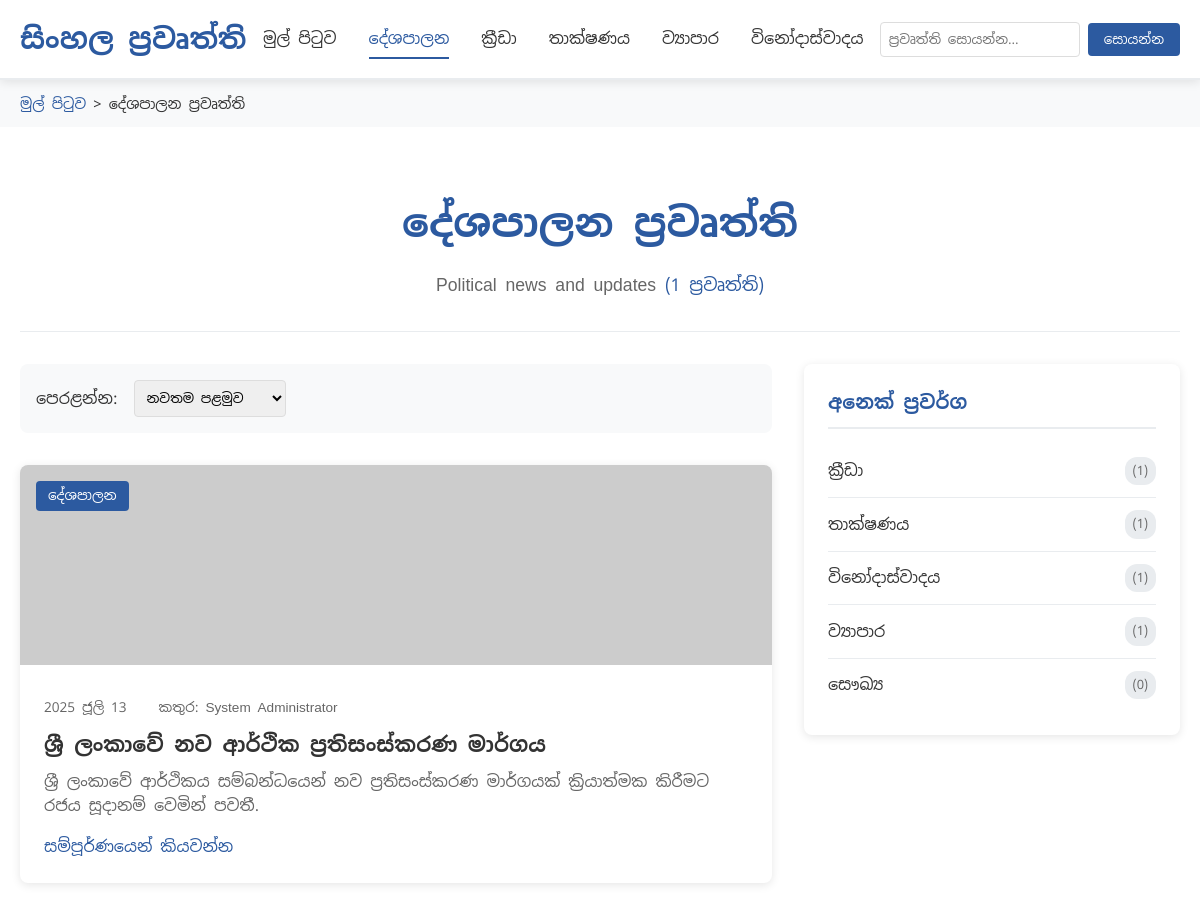
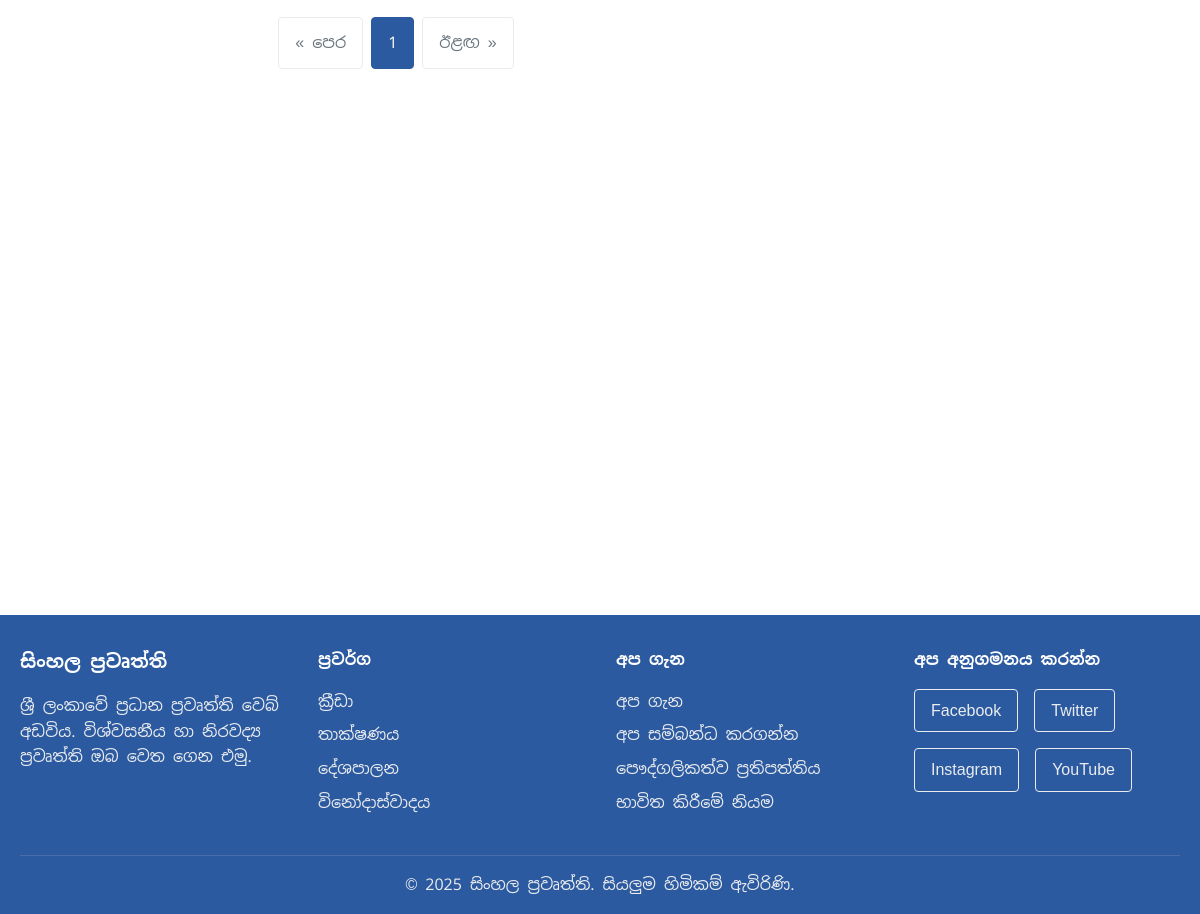
The app's page /category_db.php?cat=politics with its own data (2 pictures, top to bottom).
### tables this page shows
CREATE TABLE categories (
    id INT AUTO_INCREMENT PRIMARY KEY,
    name VARCHAR(100) NOT NULL,
    name_sinhala VARCHAR(100) NOT NULL,
    slug VARCHAR(100) UNIQUE NOT NULL,
    description TEXT,
    article_count INT DEFAULT 0,
    created_at TIMESTAMP DEFAULT CURRENT_TIMESTAMP,
    updated_at TIMESTAMP DEFAULT CURRENT_TIMESTAMP ON UPDATE CURRENT_TIMESTAMP
);

CREATE TABLE articles (
    id INT AUTO_INCREMENT PRIMARY KEY,
    title VARCHAR(255) NOT NULL,
    slug VARCHAR(255) UNIQUE NOT NULL,
    summary TEXT,
    content LONGTEXT NOT NULL,
    category_id INT,
    author_id INT,
    image_url VARCHAR(500),
    status ENUM('draft', 'published', 'archived') DEFAULT 'draft',
    featured BOOLEAN DEFAULT FALSE,
    views INT DEFAULT 0,
    created_at TIMESTAMP DEFAULT CURRENT_TIMESTAMP,
    updated_at TIMESTAMP DEFAULT CURRENT_TIMESTAMP ON UPDATE CURRENT_TIMESTAMP,
    published_at TIMESTAMP NULL,
    FOREIGN KEY (category_id) REFERENCES categories(id) ON DELETE SET NULL,
    FOREIGN KEY (author_id) REFERENCES users(id) ON DELETE SET NULL,
    INDEX idx_status (status),
    INDEX idx_category (category_id),
    INDEX idx_featured (featured),
    INDEX idx_published_at (published_at),
    FULLTEXT(title, summary, content)
);

CREATE TABLE users (
    id INT AUTO_INCREMENT PRIMARY KEY,
    username VARCHAR(50) UNIQUE NOT NULL,
    email VARCHAR(100) UNIQUE NOT NULL,
    password_hash VARCHAR(255) NOT NULL,
    full_name VARCHAR(100),
    role ENUM('admin', 'editor', 'author') DEFAULT 'author',
    status ENUM('active', 'inactive') DEFAULT 'active',
    created_at TIMESTAMP DEFAULT CURRENT_TIMESTAMP,
    updated_at TIMESTAMP DEFAULT CURRENT_TIMESTAMP ON UPDATE CURRENT_TIMESTAMP
);

### includes/Database.php (called while the page is built, shortened)
<?php
class Database {
    private $connection;
    private $host;
    private $username;
    private $password;
    private $database;
    public function __construct() {
        $this->host = DB_HOST;
        $this->username = DB_USERNAME;
        $this->password = DB_PASSWORD;
        $this->database = DB_NAME;
    }
    private function connect() {
        try {
            $this->connection = new mysqli($this->host, $this->username, $this->password, $this->database);
            $this->connection->set_charset(DB_CHARSET);
        } catch (Exception $e) {
            error_log("Database connection error: " . $e->getMessage());
            throw $e;
        }
    }
    private function execute($query, $params = []) {
        $stmt = $this->connection->prepare($query);
        if (!empty($params)) {
            $types = '';
            foreach ($params as $param) {
                if (is_int($param)) {
                    $types .= 'i';
                } elseif (is_float($param)) {
                    $types .= 'd';
                } else {
                    $types .= 's';
                }
            }
            $stmt->bind_param($types, ...$params);
        }
        if (!$stmt->execute()) {
            throw new Exception("Execute failed: " . $stmt->error);
        }
        return $stmt;
    }
    public function getArticlesByCategory($category_slug, $page = 1, $limit = ARTICLES_PER_PAGE) {
        $offset = ($page - 1) * $limit;
        $query = "SELECT a.*, c.name_sinhala as category_name, u.full_name as author_name
                  FROM articles a
                  JOIN categories c ON a.category_id = c.id
                  LEFT JOIN users u ON a.author_id = u.id
                  WHERE c.slug = ? AND a.status = 'published'
                  ORDER BY a.published_at DESC, a.created_at DESC
                  LIMIT ? OFFSET ?";
        $stmt = $this->execute($query, [$category_slug, $limit, $offset]);
        $result = $stmt->get_result();
        return $result->fetch_all(MYSQLI_ASSOC);
    }
    public function getCategories() {
        $query = "SELECT * FROM categories ORDER BY name_sinhala";
        $stmt = $this->execute($query);
        $result = $stmt->get_result();
        return $result->fetch_all(MYSQLI_ASSOC);
    }
    public function getCategoryBySlug($slug) {
        $query = "SELECT * FROM categories WHERE slug = ?";
        $stmt = $this->execute($query, [$slug]);
        $result = $stmt->get_result();
        return $result->fetch_assoc();
    }
}
?>

### includes/config.php (called while the page is built, shortened)
<?php
require_once __DIR__ . '/Database.php';
function sanitize_input($data) {
    return htmlspecialchars(trim($data), ENT_QUOTES, 'UTF-8');
}
function format_date($date, $format = 'Y-m-d H:i:s') {
    $datetime = new DateTime($date);
    return $datetime->format($format);
}
?>

### category_db.php (the view, shortened to what this page needs)
<?php
require_once 'includes/config.php';
$category_slug = sanitize_input($_GET['cat'] ?? '');
try {
    $db = new Database();
    $category = $db->getCategoryBySlug($category_slug);
    $page = max(1, (int)($_GET['page'] ?? 1));
    $limit = ARTICLES_PER_PAGE;
    $articles = $db->getArticlesByCategory($category_slug, $page, $limit);
    $all_categories = $db->getCategories();
} catch (Exception $e) {
    error_log("Category page error: " . $e->getMessage());
    $category = null;
    $articles = [];
    $all_categories = [];
    $popular_articles = [];
}
?>
<!DOCTYPE html>
<html lang="si">
<head>
    <link rel="stylesheet" href="assets/css/style.css">
</head>
<body>
    <header class="header">
        <div class="container">
            <div class="header-content">
                <div class="logo">
                    <h1><a href="index_db.php" style="text-decoration: none; color: inherit;"><?= SITE_TITLE ?></a></h1>
                </div>
                <nav class="nav">
                    <ul class="nav-list">
                        <li><a href="index_db.php">මුල් පිටුව</a></li>
                        <li><a href="category_db.php?cat=politics" <?= $category_slug === 'politics' ? 'class="active"' : '' ?>>දේශපාලන</a></li>
                        <li><a href="category_db.php?cat=sports" <?= $category_slug === 'sports' ? 'class="active"' : '' ?>>ක්‍රීඩා</a></li>
                        <li><a href="category_db.php?cat=technology" <?= $category_slug === 'technology' ? 'class="active"' : '' ?>>තාක්ෂණය</a></li>
                        <li><a href="category_db.php?cat=business" <?= $category_slug === 'business' ? 'class="active"' : '' ?>>ව්‍යාපාර</a></li>
                        <li><a href="category_db.php?cat=entertainment" <?= $category_slug === 'entertainment' ? 'class="active"' : '' ?>>විනෝදාස්වාදය</a></li>
                    </ul>
                </nav>
                <div class="search-box">
                    <form action="search_db.php" method="GET">
                        <input type="text" name="q" id="searchInput" placeholder="ප්‍රවෘත්ති සොයන්න..." required>
                        <button type="submit" id="searchBtn">සොයන්න</button>
                    </form>
                </div>
            </div>
        </div>
    </header>
    <nav class="breadcrumb">
        <div class="container">
            <a href="index_db.php">මුල් පිටුව</a> &gt;
            <span><?= $category ? htmlspecialchars($category['name_sinhala']) : 'ප්‍රවර්ගය' ?> ප්‍රවෘත්ති</span>
        </div>
    </nav>
    <main class="main">
        <div class="container">
            <div class="category-header">
                <h1 class="category-title"><?= $category ? htmlspecialchars($category['name_sinhala']) : 'ප්‍රවර්ගය' ?> ප්‍රවෘත්ති</h1>
                <p class="category-description">
                    <?php if ($category): ?>
                        <?= htmlspecialchars($category['description'] ?? '') ?>
                        <span class="article-count">(<?= $category['article_count'] ?> ප්‍රවෘත්ති)</span>
                    <?php else: ?>
                        ප්‍රවර්ගය සොයා ගත නොහැක
                    <?php endif; ?>
                </p>
            </div>
            <div class="content-grid">
                <section class="articles-list">
                    <?php if (!empty($articles)): ?>
                        <div class="category-filters">
                            <label for="sortBy">පෙරළන්න:</label>
                            <select id="sortBy" onchange="sortArticles(this.value)">
                                <option value="newest">නවතම පළමුව</option>
                            </select>
                        </div>
                        <div class="articles-grid" id="articlesGrid">
                            <?php foreach ($articles as $article): ?>
                                <article class="category-article">
                                    <div class="article-image">
                                        <img src="<?= htmlspecialchars($article['image_url'] ?? 'https://via.placeholder.com/400x250/f8f9fa/6c757d?text=News') ?>"
                                             alt="<?= htmlspecialchars($article['title']) ?>">
                                        <div class="article-category"><?= htmlspecialchars($article['category_name']) ?></div>
                                    </div>
                                    <div class="article-content">
                                        <div class="article-meta">
                                            <span class="date"><?= format_date($article['published_at'], 'Y ජූලි d') ?></span>
                                            <span class="author">කතුර: <?= htmlspecialchars($article['author_name']) ?></span>
                                        </div>
                                        <h2><a href="article_db.php?id=<?= $article['id'] ?>"><?= htmlspecialchars($article['title']) ?></a></h2>
                                        <p><?= htmlspecialchars($article['summary']) ?></p>
                                        <a href="article_db.php?id=<?= $article['id'] ?>" class="read-more">සම්පූර්ණයෙන් කියවන්න</a>
                                    </div>
                                </article>
                            <?php endforeach; ?>
                        </div>
                        <div class="pagination">
                            <?php if ($page > 1): ?>
                                <a href="?cat=<?= urlencode($category_slug) ?>&page=<?= $page - 1 ?>" class="page-link">&laquo; පෙර</a>
                            <?php else: ?>
                                <span class="page-link disabled">&laquo; පෙර</span>
                            <?php endif; ?>
                            <span class="page-link active"><?= $page ?></span>
                            <?php if (count($articles) == $limit): ?>
                                <a href="?cat=<?= urlencode($category_slug) ?>&page=<?= $page + 1 ?>" class="page-link">ඊළඟ &raquo;</a>
                            <?php else: ?>
                                <span class="page-link disabled">ඊළඟ &raquo;</span>
                            <?php endif; ?>
                        </div>
                    <?php endif; ?>
                </section>
                <aside class="sidebar">
                    <div class="widget">
                        <h3 class="widget-title">අනෙක් ප්‍රවර්ග</h3>
                        <ul class="other-categories">
                            <?php foreach ($all_categories as $cat): ?>
                                <?php if ($cat['slug'] !== $category_slug): ?>
                                    <li>
                                        <a href="category_db.php?cat=<?= htmlspecialchars($cat['slug']) ?>">
                                            <?= htmlspecialchars($cat['name_sinhala']) ?>
                                            <span>(<?= $cat['article_count'] ?>)</span>
                                        </a>
                                    </li>
                                <?php endif; ?>
                            <?php endforeach; ?>
                        </ul>
                    </div>
                </aside>
            </div>
        </div>
    </main>
    <footer class="footer">
        <div class="container">
            <div class="footer-content">
                <div class="footer-section">
                    <h3><?= SITE_TITLE ?></h3>
                    <p><?= SITE_TAGLINE ?>. විශ්වසනීය හා නිරවද්‍ය ප්‍රවෘත්ති ඔබ වෙත ගෙන එමු.</p>
                </div>
                <div class="footer-section">
                    <h4>ප්‍රවර්ග</h4>
                    <ul>
                        <?php foreach (array_slice($all_categories, 0, 4) as $cat): ?>
                            <li><a href="category_db.php?cat=<?= htmlspecialchars($cat['slug']) ?>"><?= htmlspecialchars($cat['name_sinhala']) ?></a></li>
                        <?php endforeach; ?>
                    </ul>
                </div>
                <div class="footer-section">
                    <h4>අප ගැන</h4>
                    <ul>
                        <li><a href="about.html">අප ගැන</a></li>
                        <li><a href="contact.html">අප සම්බන්ධ කරගන්න</a></li>
                        <li><a href="privacy.html">පෞද්ගලිකත්ව ප්‍රතිපත්තිය</a></li>
                        <li><a href="terms.html">භාවිත කිරීමේ නියම</a></li>
                    </ul>
                </div>
                <div class="footer-section">
                    <h4>අප අනුගමනය කරන්න</h4>
                    <div class="social-links">
                        <a href="#" class="social-link">Facebook</a>
                        <a href="#" class="social-link">Twitter</a>
                        <a href="#" class="social-link">Instagram</a>
                        <a href="#" class="social-link">YouTube</a>
                    </div>
                </div>
            </div>
            <div class="footer-bottom">
                <p>&copy; 2025 <?= SITE_TITLE ?>. සියලුම හිමිකම් ඇවිරිණි.</p>
            </div>
        </div>
    </footer>
</body>
</html>

### assets/css/style.css (style rules this page uses)
* { margin: 0; padding: 0; box-sizing: border-box; }
body { font-family: 'Noto Sans Sinhala', Arial, sans-serif; line-height: 1.6; color: #333; background-color: #ffffff; }
.container { max-width: 1200px; margin: 0 auto; padding: 0 20px; }
.header { background-color: #ffffff; border-bottom: 2px solid #e9ecef; position: sticky; top: 0; z-index: 1000; box-shadow: 0 2px 10px rgba(0,0,0,0.1); }
.header-content { display: flex; align-items: center; justify-content: space-between; padding: 1rem 0; flex-wrap: wrap; }
.logo h1 { color: #2c5aa0; font-size: 1.8rem; font-weight: 700; margin: 0; }
.nav-list { display: flex; list-style: none; gap: 2rem; margin: 0; }
.nav-list li a { text-decoration: none; color: #333; font-weight: 500; padding: 0.5rem 0; border-bottom: 2px solid transparent; transition: all 0.3s ease; }
.nav-list li a:hover, .nav-list li a.active { color: #2c5aa0; border-bottom-color: #2c5aa0; }
.search-box { display: flex; gap: 0.5rem; }
.search-box input { padding: 0.5rem; border: 1px solid #ddd; border-radius: 4px; font-family: inherit; width: 200px; }
.search-box button { padding: 0.5rem 1rem; background-color: #2c5aa0; color: white; border: none; border-radius: 4px; cursor: pointer; font-family: inherit; transition: background-color 0.3s ease; }
.main { padding: 2rem 0; min-height: calc(100vh - 200px); }
.content-grid { display: grid; grid-template-columns: 2fr 1fr; gap: 2rem; }
.article-meta { display: flex; gap: 1rem; margin-bottom: 0.75rem; font-size: 0.875rem; }
.date { color: #666; }
.read-more { color: #2c5aa0; text-decoration: none; font-weight: 500; transition: color 0.3s ease; }
.sidebar { display: flex; flex-direction: column; gap: 2rem; }
.widget { background-color: #ffffff; border-radius: 8px; padding: 1.5rem; box-shadow: 0 2px 10px rgba(0,0,0,0.1); }
.widget-title { color: #2c5aa0; border-bottom: 2px solid #e9ecef; padding-bottom: 0.5rem; margin-bottom: 1rem; font-size: 1.2rem; }
.footer { background-color: #2c5aa0; color: white; padding: 2rem 0 1rem; margin-top: 3rem; }
.footer-content { display: grid; grid-template-columns: repeat(auto-fit, minmax(250px, 1fr)); gap: 2rem; margin-bottom: 2rem; }
.footer-section h3, .footer-section h4 { margin-bottom: 1rem; color: white; }
.footer-section p { line-height: 1.6; color: #e9ecef; }
.footer-section ul { list-style: none; }
.footer-section ul li { margin-bottom: 0.5rem; }
.footer-section ul li a { color: #e9ecef; text-decoration: none; transition: color 0.3s ease; }
.social-links { display: flex; gap: 1rem; flex-wrap: wrap; }
.social-link { color: #e9ecef; text-decoration: none; padding: 0.5rem 1rem; border: 1px solid #e9ecef; border-radius: 4px; transition: all 0.3s ease; }
.footer-bottom { border-top: 1px solid #4a6ca8; padding-top: 1rem; text-align: center; color: #e9ecef; }

### records on screen
categories: name_sinhala "දේශපාලන", description "Political news and updates", article_count "1"
articles: category.name_sinhala "දේශපාලන", published_at "2025 ජූලි 13", author.full_name "System Administrator", title "ශ්‍රී ලංකාවේ නව ආර්ථික ප්‍රතිසංස්කරණ මාර්ගය", summary "ශ්‍රී ලංකාවේ ආර්ථිකය සම්බන්ධයෙන් නව ප්‍රතිසංස්කරණ මාර්ගයක් ක්‍රියාත්මක කිරීමට රජය සූදානම් වෙමින් පවතී."
categories: name_sinhala "ක්‍රීඩා", article_count "1"
categories: name_sinhala "තාක්ෂණය", article_count "1"
categories: name_sinhala "විනෝදාස්වාදය", article_count "1"
categories: name_sinhala "ව්‍යාපාර", article_count "1"
categories: name_sinhala "සෞඛ්‍ය", article_count "0"

### other values on screen
SITE_TITLE "සිංහල ප්‍රවෘත්ති"
$page "1"
SITE_TAGLINE "ශ්‍රී ලංකාවේ ප්‍රධාන ප්‍රවෘත්ති වෙබ් අඩවිය"
